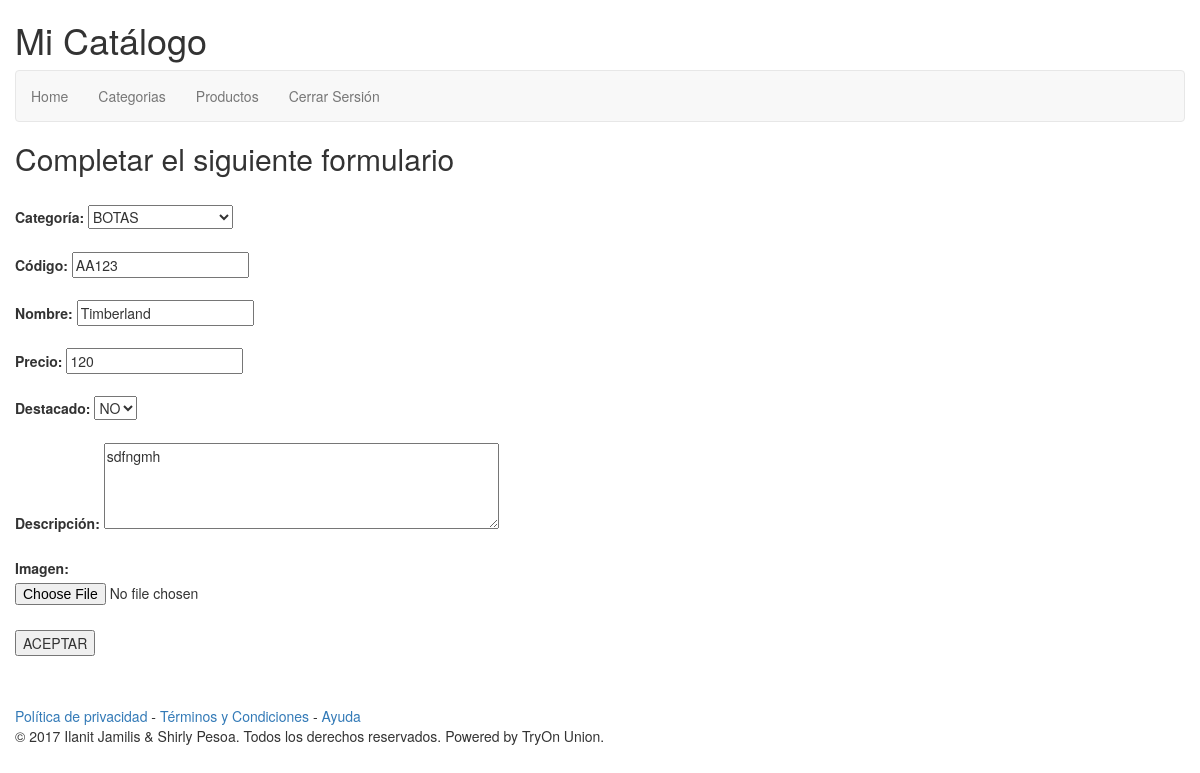
The page /TPFINAL/Producto-Form.php?idProducto=10 on the database its author committed.
### tables this page shows
CREATE TABLE IF NOT EXISTS `productos` (
  `idProductos` int(10) UNSIGNED NOT NULL AUTO_INCREMENT,
  `idCategorias` int(11) NOT NULL COMMENT 'Categoría',
  `Codigo` varchar(11) NOT NULL COMMENT 'Código',
  `Nombre` text NOT NULL COMMENT 'Nombre',
  `Precio` float NOT NULL COMMENT 'Precio',
  `Destacado` tinyint(4) NOT NULL COMMENT 'Destacado',
  `Descripcion` text NOT NULL COMMENT 'Descripción',
  `Imagen` text NOT NULL COMMENT 'Imagen',
  PRIMARY KEY (`idProductos`),
  KEY `idCategorias` (`idCategorias`)
);

### TPFINAL/dao/categoriaDao.php (called while the page is built, shortened)
<?php
class categoriaDao {
    static function abrirBaseDatos() {
        $opts = array(
        'servername' => "localhost",
        'username' => "root",
        'password' => "root",
        'dbname' => "db",
    );
        $DBH = new PDO("mysql:host=" . $opts['servername'] . ";dbname=" . $opts['dbname'], $opts['username'], $opts['password']);
        $DBH->setAttribute(PDO::ATTR_ERRMODE, PDO::ERRMODE_EXCEPTION);
        return $DBH;
    }
    public static function traerCategorias() {
        $DBH = self::abrirBaseDatos();
        try {
            $query = "SELECT * FROM categorias";
            $STH = $DBH->prepare($query);
            $STH->setFetchMode(PDO::FETCH_ASSOC);
            $STH->execute();
			$listado = array();
			if ($STH->rowCount() > 0) {
				$i = 0;
				while($row = $STH->fetch()) {
					$cat = new categoria();
					$cat->id = $row['idCategorias'];
					$cat->nombre = $row['Nombre'];
					$listado[$i] = $cat;
					$i++;
				}
			}
        } catch (PDOException $e) {
            echo $query . "<br>" . $e->getMessage();
        }
        return $listado;
    }
}

### TPFINAL/dao/productoDao.php (called while the page is built, shortened)
<?php
class productoDao {
    static function abrirBaseDatos() {
        $opts = array(
        'servername' => "localhost",
        'username' => "root",
        'password' => "root",
        'dbname' => "db",
    );
        $DBH = new PDO("mysql:host=" . $opts['servername'] . ";dbname=" . $opts['dbname'], $opts['username'], $opts['password']);
        $DBH->setAttribute(PDO::ATTR_ERRMODE, PDO::ERRMODE_EXCEPTION);
        return $DBH;
    }
    public static function traerProducto($id) {
        $DBH = self::abrirBaseDatos();
        try {
            $query = "SELECT idProductos, idCategorias, Codigo, Nombre, Precio, Destacado, Descripcion, Imagen FROM productos WHERE idProductos= :idProductoP";
            $params = array(
                ":idProductoP" => $id
            );
            $STH = $DBH->prepare($query);
            $STH->setFetchMode(PDO::FETCH_ASSOC);
            $STH->execute($params);
			$prod = new producto();
			if ($STH->rowCount() > 0) {
				while($row = $STH->fetch()) {
					$prod->id = $row['idProductos'];
					$prod->idCategoria = $row['idCategorias'];
					$prod->codigo = $row['Codigo'];
					$prod->nombre = $row['Nombre'];
					$prod->precio = $row['Precio'];
					$prod->destacado = $row['Destacado'];
					$prod->descripcion = $row['Descripcion'];
					$prod->imagen = $row['Imagen'];
				}
			}
        } catch (PDOException $e) {
            return new producto();
        }
        return $prod;
    }
}

### TPFINAL/Producto-Form.php (the view, shortened to what this page needs)
<?php
	include_once ($_SERVER["DOCUMENT_ROOT"] . '/TPFINAL/dao/productoDao.php');
	include_once ($_SERVER["DOCUMENT_ROOT"] . '/TPFINAL/dao/categoriaDao.php');
	$id = (isset($_GET["idProducto"]) ? $_GET["idProducto"] : 0);
	$prod = productoDao::traerProducto($id);
	$listadoCategorias = categoriaDao::traerCategorias();
?>
<h2>Completar el siguiente formulario</h2></br>
<form action="validarProducto.php" method="POST" id="formPrincipal" enctype="multipart/form-data">
	<label for="categoria">Categoría:</label>
	<select name="categoria" id="categoria">
		<?php foreach($listadoCategorias as $cat){
			if($prod->idCategoria == $cat->id){
		?>
			<option value="<?php echo $cat->id;?>" selected> <?php echo $cat->nombre; ?> </option>
		<?php }else{ ?>
			<option value="<?php echo $cat->id;?>"> <?php echo $cat->nombre; ?> </option>
		<?php }} ?>
	</select>
	<label for="codigo">Código:</label>
	<input type="text" name="codigo" id="codigo" value="<?php echo $prod->codigo; ?>" />
	<label for="nombre">Nombre:</label>
	<input type="text" name="nombre" id="nombre" value="<?php echo $prod->nombre; ?>" />
	<label for="precio">Precio:</label>
	<input type="number" step="0.01" name="precio" id="precio" value="<?php echo $prod->precio; ?>" />
	<label for="destacado">Destacado:</label>
	<select name="destacado" id="destacado">
		<option value="1" <?php echo ($prod->destacado == 1 ? "selected" : ""); ?>> NO </option>
	</select>
	<label for="descripcion">Descripción:</label>
	<textarea rows="4" cols="50" name="descripcion" id="descripcion"><?php echo $prod->descripcion; ?></textarea>
	<label for="imagen">Imagen:</label>
	<input type="file" name="imagen" id="imagen" value="<?php echo $prod->imagen; ?>" />
	<input type="button" id="btnEnviar" name="btnEnviar" value="ACEPTAR" onclick="validar();" />
</form>

### rows shown on the page
productos: codigo "AA123", nombre "Timberland", precio "120", destacado "NO", descripcion "sdfngmh"

### other values the page prints
form field categoria "BOTAS"
